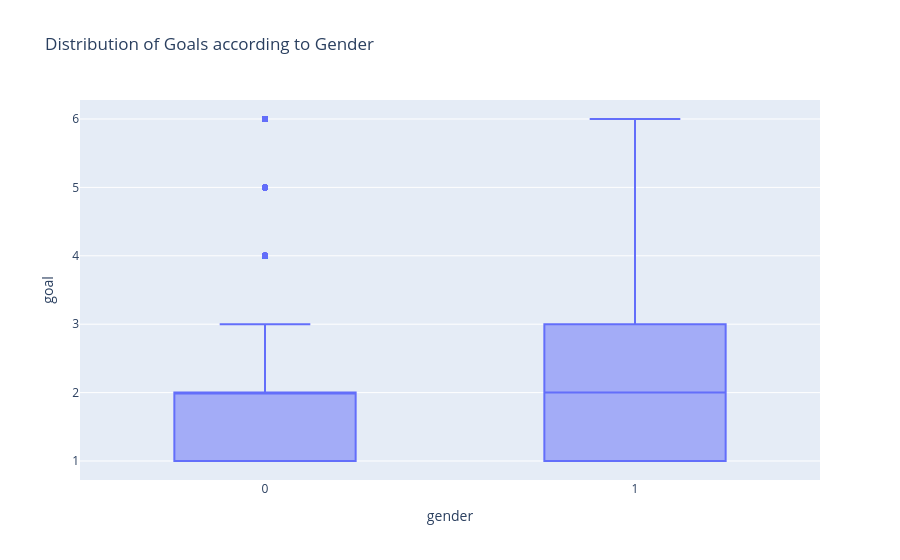

Notebook code for this chart:
### Code cell
# Visualisation Boxplot
import plotly.express as px

px.box(df_gender_goal, x="gender", y="goal", title="Distribution of Goals according to Gender")

### Figure 1 — Plotly figure (JSON) as saved in the notebook; plotly's stock layout.template omitted (floating-point values rounded to 4 significant figures; data arrays with more than 128 entries replaced by an {"elided": "..."} marker saying what was removed)
{"data": [{"alignmentgroup": "True", "hovertemplate": "gender=%{x}<br>goal=%{y}<extra></extra>", "legendgroup": "", "marker": {"color": "#636efa"}, "name": "", "notched": false, "offsetgroup": "", "orientation": "v", "showlegend": false, "type": "box", "x": {"elided": "8378 int values"}, "x0": " ", "xaxis": "x", "y": {"elided": "8378 int values"}, "y0": " ", "yaxis": "y"}], "layout": {"boxmode": "group", "legend": {"tracegroupgap": 0}, "title": {"text": "Distribution of Goals according to Gender"}, "xaxis": {"anchor": "y", "domain": [0, 1], "title": {"text": "gender"}}, "yaxis": {"anchor": "x", "domain": [0, 1], "title": {"text": "goal"}}}}
